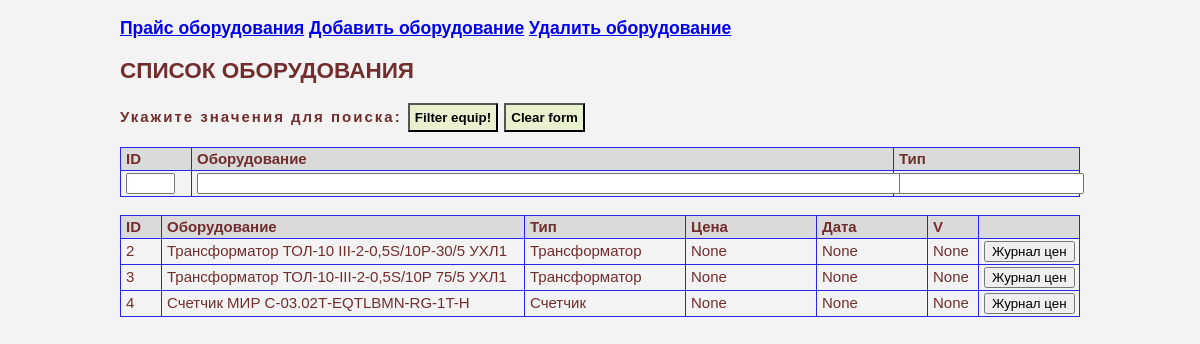
Page /eqip_prices on the earlier database version.
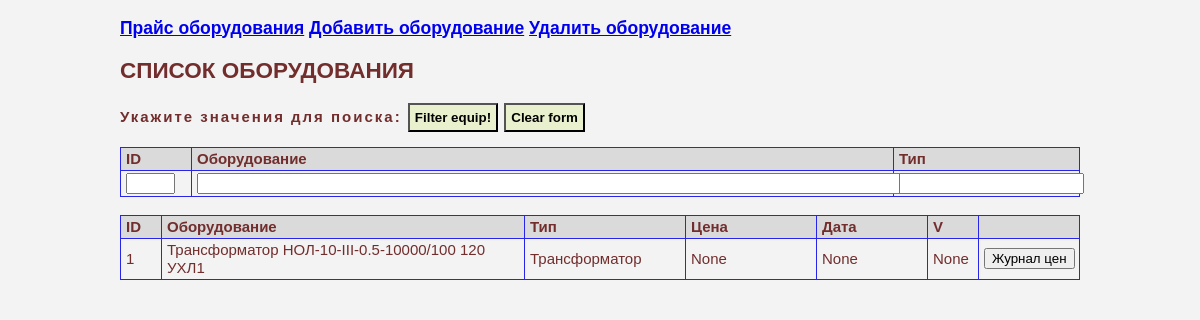
Same page on the later database version.
### tables this page shows
CREATE TABLE equips (
                            id integer not null primary key autoincrement,
                            equip text not null COLLATE NOCASE,
                            type text COLLATE NOCASE);

### app_equip.py (the view)
@app.route('/')
@app.route('/eqip_prices', methods=['GET','POST'])
def eqip_prices() -> str:
    dbs = db_sqlite.EquipDB()
    s_id = request.form.get('search_id','')
    s_name_eq = request.form.get('search_name_eq','')
    s_type_eq = request.form.get('search_type_eq','')
    result = dbs.get_eqips(id = s_id, name_eq = s_name_eq, type_eq = s_type_eq)
    return render_template('eqip_prices.html', the_title='CПИСОК ОБОРУДОВАНИЯ', the_results=result)

### db_sqlite.py (called while the page is built)
    def get_eqips(self, id="", name_eq="", type_eq=""):
        with sqlite3.connect(self._database) as connection:
            connection.create_collation("NOCASE", ignore_case_collation)
            result = connection.execute("""select eq.id, eq.equip, eq.type, pr.id_eq, pr.price, pr.date, pr.actual from equips as eq
                        LEFT OUTER JOIN (select * from prices where actual=1) as pr
                        ON eq.id =pr.id_eq
                        where eq.id LIKE ? and eq.equip LIKE ? and eq.type LIKE ?""", (f'%{id}%',f'%{name_eq}%', f'%{type_eq}%'))
        return result

### templates/eqip_prices.html
{% extends 'base.html' %}
{% block body %}
<h2>{{ the_title }}</h2>
<form method='POST' action='/eqip_prices'>
    <p class="form_p">
        Укажите значения для поиска:
        <input class='form_bottom' value='Filter equip!' type='SUBMIT'>
        <input class='form_bottom' value='Clear form' type='Reset'>
    </p>
    <table class="table">
        <thead>
        <tr>
            <td width="60em">ID</td>
            <td width="100%">Оборудование</td>
            <td width="175em">Тип</td>
        </tr>
    </thead>
    <tbody>
            <tr>
                <td><input name='search_id' type='TEXT' value='' size="3"></td>
                <td><input name='search_name_eq' type='TEXT' value='' size="100"></td>
                <td><input name='search_type_eq' type='TEXT' value='' ></td>
            </tr>
    </tbody>
    </table>
</form>
<br>
<form method='POST' action='/1_equip'>
<table class="table">
<thead>
    <tr>
        <td width="30em">ID</td>
        <td width="100%">Оборудование</td>
        <td width="150em">Тип</td>
        <td width="120em">Цена</td>
        <td width="100em">Дата</td>
        <td width="40em">V</td>
        <td width="90em"> </td>
    </tr>
</thead>
<tbody>
    {% for i in the_results %}
        <tr>
            <td>{{i[0]}}</td>
            <td>{{i[1]}}</td>
            <td>{{i[2]}}</td>
            <td>{{i[4]}}</td>
            <td>{{i[5]}}</td>
            <td>{{i[6]}}</td>
            <td><input  name='id_1_eq' type='hidden' value="{{i[0]}}"><input name='submit' value= 'Журнал цен' type='SUBMIT'></td>
        </tr>
    {% endfor %}
</tbody>
</table>
</form>
{% endblock %}

### templates/base.html (shortened to what this page needs)
<!doctype html>
<html>
    <head>
        <link rel="stylesheet" href="static/main.css" />
    </head>
    <body>
        <h3><a href="/eqip_prices">Прайс оборудования</a> <a href="/add_eqip_form">Добавить оборудование</a> <a href="/del_eqip_form">Удалить оборудование</a></h>
        {% block body %}
        {% endblock %}
    </body>
</html>

### static/main.css (style rules this page uses)
body { font-family: Arial, sans-serif; font-size: 15px; line-height: 1.2; color: #722d2d; background-color: #f3f3f3; margin-left: 10%; margin-right: 10%; margin-top: 0%; margin-bottom: 0%; }
p { text-indent: 20px; }
.form_p { text-indent: 0px; text-align: left; font-weight: bold; letter-spacing: 2px; }
.form_bottom { font-weight: bold; background-color: #e9f0cd; padding: 5px; }
.table { border: 1px solid #2724eb; width: 100%; border-collapse: collapse; table-layout: fixed; }
.table thead { background-color: #dadada; font-weight: bold; }
.table td { border: 1px solid #2724eb; padding: 2px 5px; }

Differences in the rows shown:
removed equips: id "2", equip "Трансформатор ТОЛ-10 III-2-0,5S/10Р-30/5 УХЛ1", type "Трансформатор", i "None"
removed equips: id "3", equip "Трансформатор ТОЛ-10-III-2-0,5S/10P 75/5 УХЛ1", type "Трансформатор", i "None"
removed equips: id "4", equip "Счетчик МИР С-03.02Т-ЕQTLBMN-RG-1T-H", type "Счетчик", i "None"
added equips: id "1", equip "Трансформатор НОЛ-10-III-0.5-10000/100 120 УХЛ1", type "Трансформатор", i "None"
